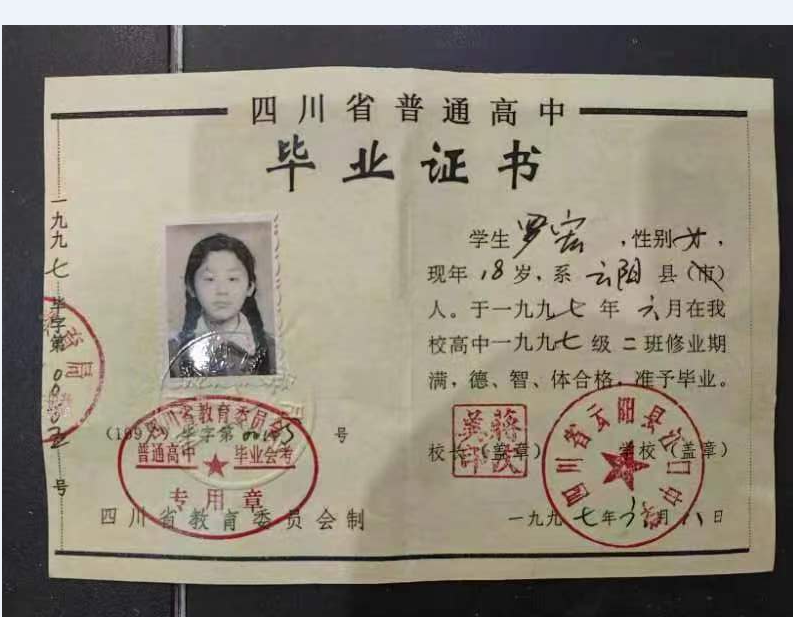
#> input picture pic/图片 26.png, 793 x 617 px, found by its file name
$ python debug_layout_features.py
#> lines starting #> are read from the running program, lines starting #| are printed output that depends on the picture
#!/usr/bin/env python3
"""诊断：用宽高比 + 左右不对称度区分单页/对折证书"""
import cv2
import numpy as np
from pathlib import Path

IMAGE_DIR = Path("/Users/songyangyang/Desktop/education_audit/pic")

TEST_FILES = {
    "高中-26": "图片 26.png",
    "高中-33": "图片 33.png",
    "中学-29": "图片 29.png",
    "中学-39": "图片 39.png",
    "中学-18": "图片 18.png",
    "中学-28": "图片 28.png",
    "中学-36": "图片 36.png",
    "中学-40": "图片 40.png",
    "宁夏-1":  "1.png",
    "宁夏-2":  "2.png",
    "宁夏-3":  "3.png",
    "其他-4":  "4.png",
    "其他-5":  "5.png",
    "其他-8":  "8.png",
    "其他-9":  "9.png",
    "其他-12": "12.png",
    "其他-13": "13.png",
}


def compute_layout_features(img_path: str):
    """计算布局特征：宽高比 + 左右不对称度"""
    img = cv2.imread(str(img_path))
#> img is the input picture: shape (617, 793, 3); mean B, G, R 124.7, 138.2, 145.7
    if img is None:
        return None
    gray = cv2.cvtColor(img, cv2.COLOR_BGR2GRAY)
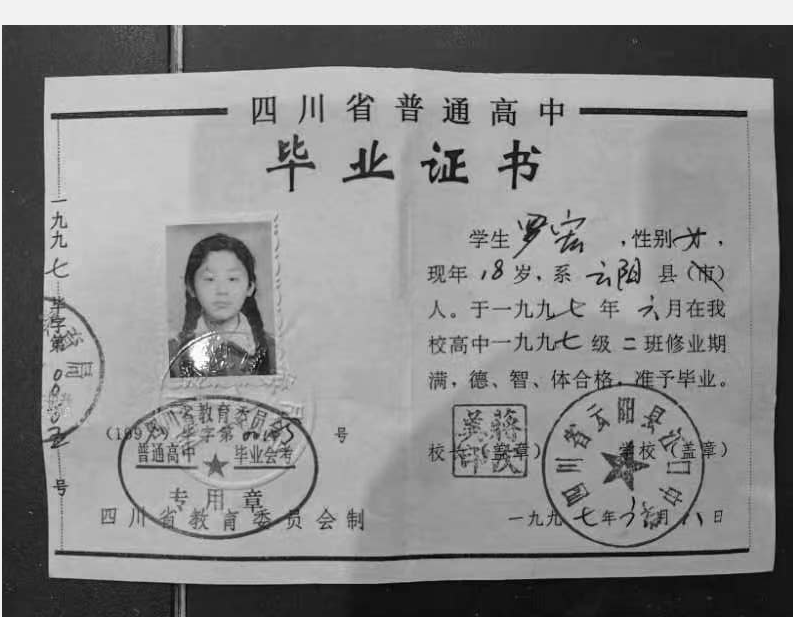
#> gray: shape (617, 793); min 2, max 255, mean 138.9
    h, w = gray.shape
#> h = 617; w = 793

    # 1. 宽高比
    aspect_ratio = w / h
#> aspect_ratio = 1.29

    # 2. 左右灰度直方图差异（归一化直方图的卡方距离）
    left_half = gray[:, :w // 2]
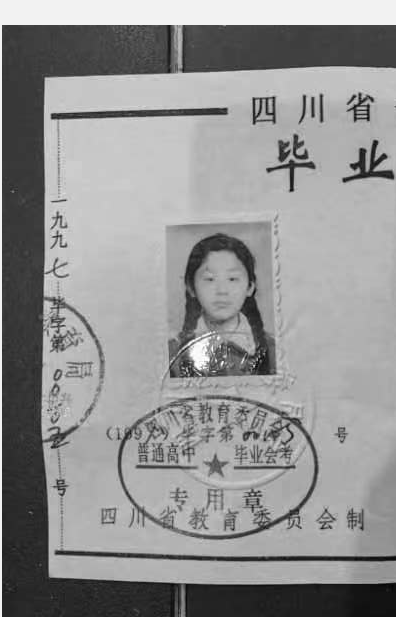
#> left_half: shape (617, 396); min 2, max 255, mean 145.3
    right_half = gray[:, w // 2:]
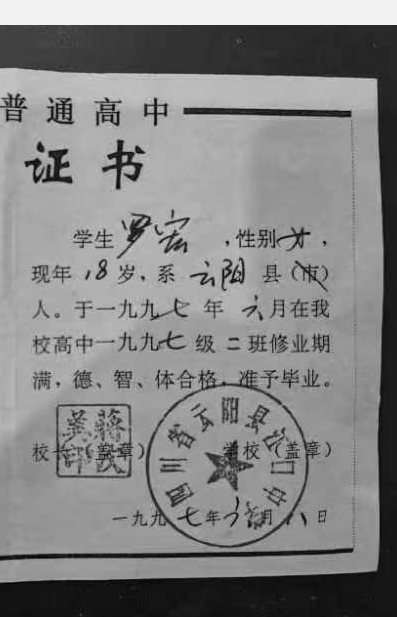
#> right_half: shape (617, 397); min 2, max 242, mean 132.4
    hist_left = cv2.calcHist([left_half], [0], None, [64], [0, 256]).flatten()
#> hist_left = 64 values, max 30231 at index 44, min 1 at index 0, mean 3817.7
    hist_right = cv2.calcHist([right_half], [0], None, [64], [0, 256]).flatten()
#> hist_right = 64 values, max 23157 at index 38, min 0 at index 53, mean 3827.3
    hist_left = hist_left / (hist_left.sum() + 1e-8)
#> hist_left = 64 values, max 0.124 at index 44, min 4.09e-06 at index 0, mean 0.0156
    hist_right = hist_right / (hist_right.sum() + 1e-8)
#> hist_right = 64 values, max 0.0945 at index 38, min 0 at index 53, mean 0.0156
    chi2 = np.sum((hist_left - hist_right) ** 2 / (hist_left + hist_right + 1e-8)) / 2
#> chi2 = 0.271

    # 3. 左右边缘密度差异
    edges = cv2.Canny(gray, 50, 150)
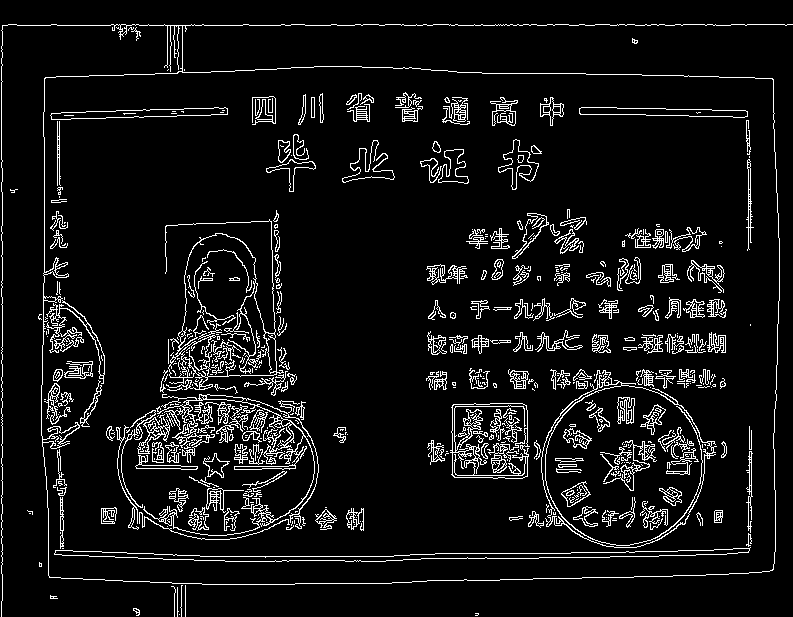
#> edges: shape (617, 793); 7.4% white in thin lines or dots
    left_edge_density = edges[:, :w // 2].mean()
#> left_edge_density = 18.46
    right_edge_density = edges[:, w // 2:].mean()
#> right_edge_density = 19.24
    edge_asymmetry = abs(left_edge_density - right_edge_density) / (left_edge_density + right_edge_density + 1e-8)
#> edge_asymmetry = 0.0207

    # 4. 左右亮度差
    left_brightness = left_half.mean()
#> left_brightness = 145.3
    right_brightness = right_half.mean()
#> right_brightness = 132.4
    brightness_diff = abs(left_brightness - right_brightness) / 255.0
#> brightness_diff = 0.0507

    return {
        "aspect_ratio": aspect_ratio,
        "hist_chi2": chi2,
        "edge_asymmetry": edge_asymmetry,
        "brightness_diff": brightness_diff,
        "size": f"{w}x{h}",
    }


print(f"{'名称':>10s}  {'尺寸':>12s}  {'宽高比':>6s}  {'直方图χ²':>8s}  {'边缘不对称':>10s}  {'亮度差':>6s}")
print("-" * 72)

for label, fname in TEST_FILES.items():
    img_path = IMAGE_DIR / fname
    if not img_path.exists():
        print(f"{label:>10s}  不存在: {fname}")
        continue

    f = compute_layout_features(str(img_path))
#> f = {'aspect_ratio': 1.29, 'hist_chi2': 0.271, 'edge_asymmetry': 0.0207, 'brightness_diff': 0.0507, 'size': '793x617'}
    if f is None:
        continue

    print(f"{label:>10s}  {f['size']:>12s}  {f['aspect_ratio']:6.3f}  {f['hist_chi2']:8.4f}  {f['edge_asymmetry']:10.4f}  {f['brightness_diff']:6.4f}")
#|      高中-26       793x617   1.285    0.2714      0.0207  0.0507
#> pass 2 of the loop `for label, fname in TEST_FILES.items():`:
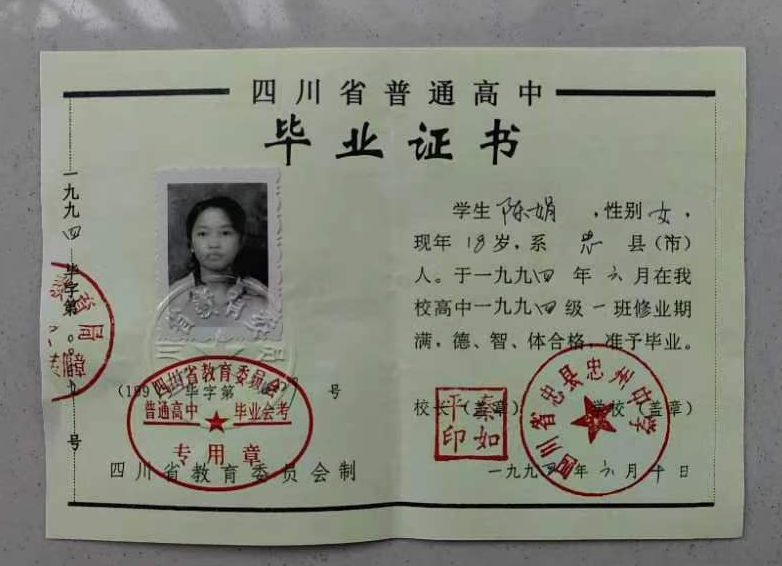
#> input picture pic/图片 33.png, 782 x 566 px, found by its file name
#> in compute_layout_features, img is the input picture: shape (566, 782, 3); mean B, G, R 124.4, 135.1, 133.4
#> gray: shape (566, 782)
#> left_half: shape (566, 391)
#> in compute_layout_features (call 2), `right_half = gray[:, w // 2:]`:
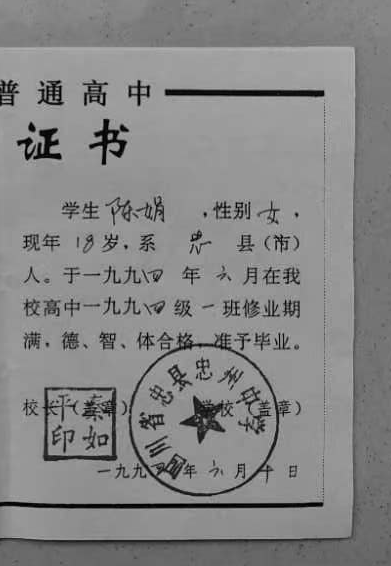
#> right_half: shape (566, 391); min 0, max 184, mean 133.3
#> in compute_layout_features (call 2), `hist_left = cv2.calcHist([left_half], [0], None, [64], [0, 256]).flatt..`: hist_left = 64 values, max 21115 at index 37, min 0 at index 52, mean 3457.9
#> in compute_layout_features (call 2), `hist_right = cv2.calcHist([right_half], [0], None, [64], [0, 256]).fla..`: hist_right = 64 values, max 53056 at index 37, min 0 at index 47, mean 3457.9
#> in compute_layout_features (call 2), `hist_left = hist_left / (hist_left.sum() + 1e-8)`: hist_left = 64 values, max 0.0954 at index 37, min 0 at index 52, mean 0.0156
#> in compute_layout_features (call 2), `hist_right = hist_right / (hist_right.sum() + 1e-8)`: hist_right = 64 values, max 0.24 at index 37, min 0 at index 47, mean 0.0156
#> chi2 = 0.111
#> in compute_layout_features (call 2), `edges = cv2.Canny(gray, 50, 150)`:
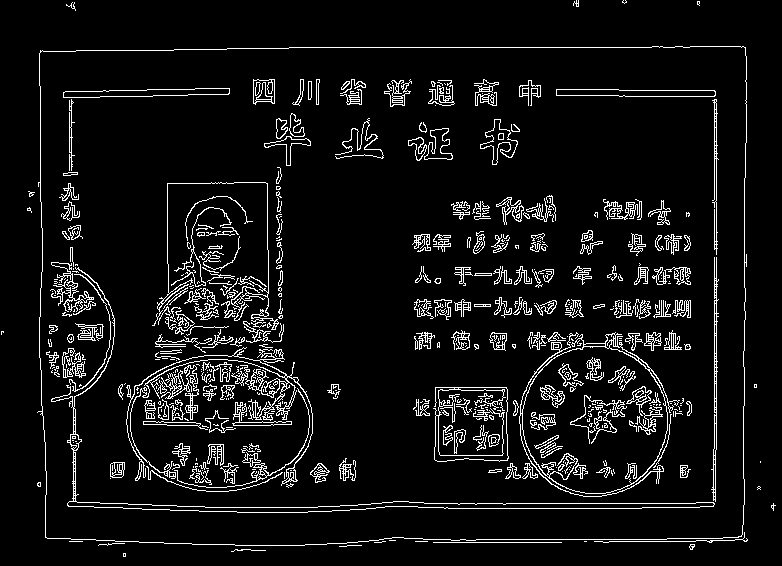
#> edges: shape (566, 782); 7.1% white in thin lines or dots
#> left_edge_density = 17.46
#> right_edge_density = 18.57
#> edge_asymmetry = 0.0308
#> left_brightness = 133.3
#> brightness_diff = 1.04e-05
#> f = {'aspect_ratio': 1.38, 'hist_chi2': 0.111, 'edge_asymmetry': 0.0308, 'brightness_diff': 1.04e-05, 'size': '782x566'}
#|      高中-33       782x566   1.382    0.1106      0.0308  0.0000
#> pass 3 of the loop `for label, fname in TEST_FILES.items():`:
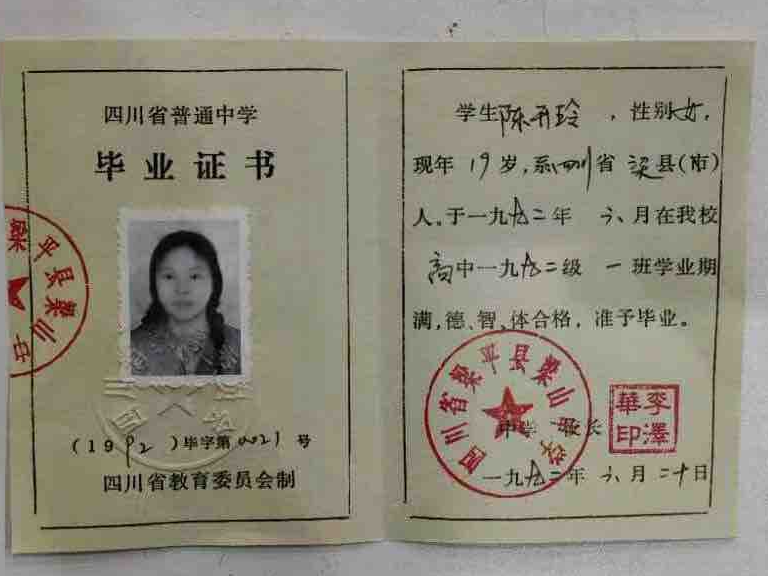
#> input picture pic/图片 29.png, 768 x 576 px, found by its file name
#> in compute_layout_features, img is the input picture: shape (576, 768, 3); mean B, G, R 123.1, 138.1, 142.3
#> gray: shape (576, 768)
#> left_half: shape (576, 384)
#> in compute_layout_features (call 3), `right_half = gray[:, w // 2:]`:
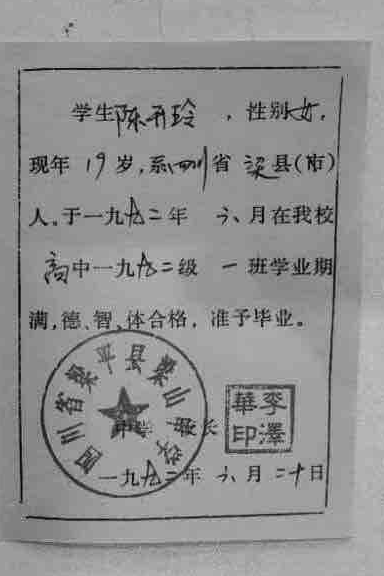
#> right_half: shape (576, 384); min 1, max 209, mean 144.8
#> in compute_layout_features (call 3), `hist_left = cv2.calcHist([left_half], [0], None, [64], [0, 256]).flatt..`: hist_left = 64 values, max 35140 at index 33, min 0 at index 49, mean 3456
#> in compute_layout_features (call 3), `hist_right = cv2.calcHist([right_half], [0], None, [64], [0, 256]).fla..`: hist_right = 64 values, max 34596 at index 40, min 0 at index 53, mean 3456
#> in compute_layout_features (call 3), `hist_left = hist_left / (hist_left.sum() + 1e-8)`: hist_left = 64 values, max 0.159 at index 33, min 0 at index 49, mean 0.0156
#> in compute_layout_features (call 3), `hist_right = hist_right / (hist_right.sum() + 1e-8)`: hist_right = 64 values, max 0.156 at index 40, min 0 at index 53, mean 0.0156
#> chi2 = 0.2
#> in compute_layout_features (call 3), `edges = cv2.Canny(gray, 50, 150)`:
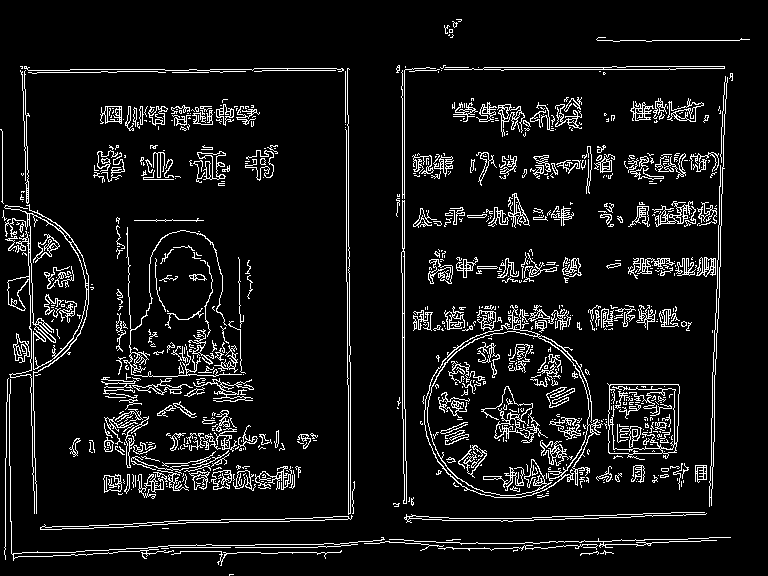
#> edges: shape (576, 768); 8.1% white in thin lines or dots
#> left_edge_density = 18.3
#> right_edge_density = 22.82
#> edge_asymmetry = 0.11
#> left_brightness = 130.2
#> right_brightness = 144.8
#> brightness_diff = 0.0573
#> f = {'aspect_ratio': 1.33, 'hist_chi2': 0.2, 'edge_asymmetry': 0.11, 'brightness_diff': 0.0573, 'size': '768x576'}
#|      中学-29       768x576   1.333    0.2001      0.1098  0.0573
#> the loop made 17 passes; the first 3 are shown
